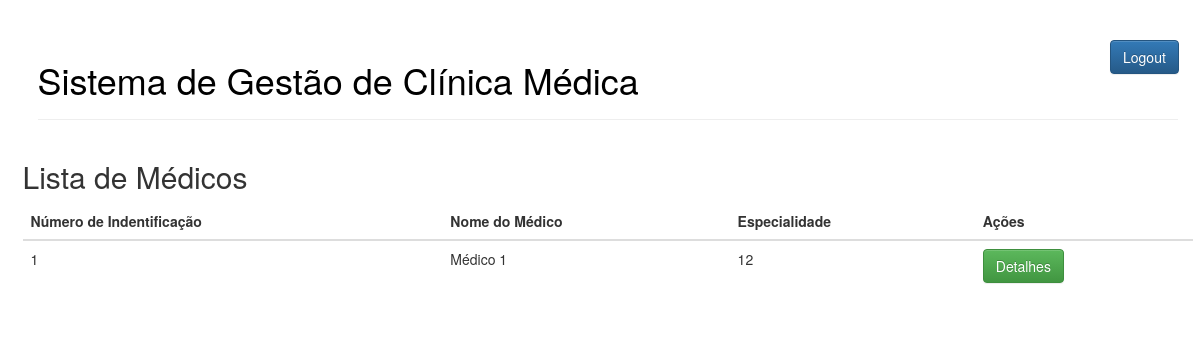
Screenshot of /medico (signed in) with the database file from the repository.
### tcc/models.py (models this page shows)
class Funcionario(models.Model):
	class Meta:
		abstract = True
	nome_funcionario = models.CharField(max_length=200)
	email_funcionario = models.CharField(max_length=250, default='funcionario@email.com')
	cpf_funcionario = models.CharField(unique=True, max_length=11)

class Medico(Funcionario):
	id_medico = models.AutoField(primary_key=True)
	especialidade_medico = models.CharField(max_length=200)

### tcc/views.py (the view)
# urls.py: path('medico', views.get_all_medico, name='get_all_medico'),
def get_all_medico(request):
	medico = Medico.objects.all()
	return render(request, "tcc/medico-all.html", {'medico': medico})

### tcc/templates/tcc/medico-all.html (shortened to what this page needs)
{% extends 'tcc/base.html' %}
{% block content %}
	<h2>Lista de Médicos</h2>
	<table class="table">
	    <thead>
	      <tr >
	        <th>Número de Indentificação</th>
	        <th>Nome do Médico</th>
	        <th>Especialidade</th>
	        <th>Ações</th>
	      </tr>
	    </thead>
	    <tbody>
	    	{% for m in medico %}
	      	<tr>
		        <td><p>{{ m.id_medico }}</p></td>
		        <td><p>{{ m.nome_funcionario }}</p></td>
		        <td><p>{{ m.especialidade_medico }}</p></td>
		        <td>
		        	<a class="btn btn-success" href="{% url 'get_medico_byid' medico_id=m.id_medico %}" role="button">Detalhes</a>
		        </td>
	      	</tr>
	      	{% endfor %}
	    </tbody>
	</table>
{% endblock %}

### tcc/static/css/projeto.css (style rules this page uses)
body { padding-left: 15px; }

### rows the page displays
Medico: id_medico "1", nome_funcionario "Médico 1", especialidade_medico "12"
